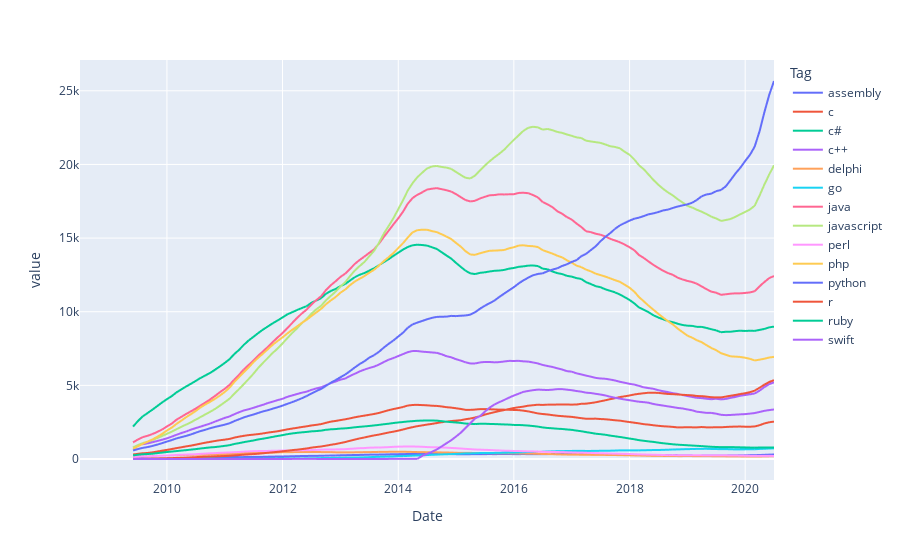

Here is the notebook cell this chart was saved with:
### Code cell
px.line(df.rolling(12).mean())

### Figure 1 — Plotly figure (JSON) as saved in the notebook; plotly's stock layout.template omitted (floating-point values rounded to 4 significant figures; data arrays with more than 128 entries replaced by an {"elided": "..."} marker saying what was removed)
{"data": [{"hovertemplate": "Tag=assembly<br>Date=%{x}<br>value=%{y}<extra></extra>", "legendgroup": "assembly", "line": {"color": "#636efa", "dash": "solid"}, "marker": {"symbol": "circle"}, "mode": "lines", "name": "assembly", "showlegend": true, "type": "scattergl", "x": {"elided": "145 str values"}, "xaxis": "x", "y": {"elided": "145 float values"}, "yaxis": "y"}, {"hovertemplate": "Tag=c<br>Date=%{x}<br>value=%{y}<extra></extra>", "legendgroup": "c", "line": {"color": "#EF553B", "dash": "solid"}, "marker": {"symbol": "circle"}, "mode": "lines", "name": "c", "showlegend": true, "type": "scattergl", "x": {"elided": "145 str values"}, "xaxis": "x", "y": {"elided": "145 float values"}, "yaxis": "y"}, {"hovertemplate": "Tag=c#<br>Date=%{x}<br>value=%{y}<extra></extra>", "legendgroup": "c#", "line": {"color": "#00cc96", "dash": "solid"}, "marker": {"symbol": "circle"}, "mode": "lines", "name": "c#", "showlegend": true, "type": "scattergl", "x": {"elided": "145 str values"}, "xaxis": "x", "y": {"elided": "145 float values"}, "yaxis": "y"}, {"hovertemplate": "Tag=c++<br>Date=%{x}<br>value=%{y}<extra></extra>", "legendgroup": "c++", "line": {"color": "#ab63fa", "dash": "solid"}, "marker": {"symbol": "circle"}, "mode": "lines", "name": "c++", "showlegend": true, "type": "scattergl", "x": {"elided": "145 str values"}, "xaxis": "x", "y": {"elided": "145 float values"}, "yaxis": "y"}, {"hovertemplate": "Tag=delphi<br>Date=%{x}<br>value=%{y}<extra></extra>", "legendgroup": "delphi", "line": {"color": "#FFA15A", "dash": "solid"}, "marker": {"symbol": "circle"}, "mode": "lines", "name": "delphi", "showlegend": true, "type": "scattergl", "x": {"elided": "145 str values"}, "xaxis": "x", "y": {"elided": "145 float values"}, "yaxis": "y"}, {"hovertemplate": "Tag=go<br>Date=%{x}<br>value=%{y}<extra></extra>", "legendgroup": "go", "line": {"color": "#19d3f3", "dash": "solid"}, "marker": {"symbol": "circle"}, "mode": "lines", "name": "go", "showlegend": true, "type": "scattergl", "x": {"elided": "145 str values"}, "xaxis": "x", "y": {"elided": "145 float values"}, "yaxis": "y"}, {"hovertemplate": "Tag=java<br>Date=%{x}<br>value=%{y}<extra></extra>", "legendgroup": "java", "line": {"color": "#FF6692", "dash": "solid"}, "marker": {"symbol": "circle"}, "mode": "lines", "name": "java", "showlegend": true, "type": "scattergl", "x": {"elided": "145 str values"}, "xaxis": "x", "y": {"elided": "145 float values"}, "yaxis": "y"}, {"hovertemplate": "Tag=javascript<br>Date=%{x}<br>value=%{y}<extra></extra>", "legendgroup": "javascript", "line": {"color": "#B6E880", "dash": "solid"}, "marker": {"symbol": "circle"}, "mode": "lines", "name": "javascript", "showlegend": true, "type": "scattergl", "x": {"elided": "145 str values"}, "xaxis": "x", "y": {"elided": "145 float values"}, "yaxis": "y"}, {"hovertemplate": "Tag=perl<br>Date=%{x}<br>value=%{y}<extra></extra>", "legendgroup": "perl", "line": {"color": "#FF97FF", "dash": "solid"}, "marker": {"symbol": "circle"}, "mode": "lines", "name": "perl", "showlegend": true, "type": "scattergl", "x": {"elided": "145 str values"}, "xaxis": "x", "y": {"elided": "145 float values"}, "yaxis": "y"}, {"hovertemplate": "Tag=php<br>Date=%{x}<br>value=%{y}<extra></extra>", "legendgroup": "php", "line": {"color": "#FECB52", "dash": "solid"}, "marker": {"symbol": "circle"}, "mode": "lines", "name": "php", "showlegend": true, "type": "scattergl", "x": {"elided": "145 str values"}, "xaxis": "x", "y": {"elided": "145 float values"}, "yaxis": "y"}, {"hovertemplate": "Tag=python<br>Date=%{x}<br>value=%{y}<extra></extra>", "legendgroup": "python", "line": {"color": "#636efa", "dash": "solid"}, "marker": {"symbol": "circle"}, "mode": "lines", "name": "python", "showlegend": true, "type": "scattergl", "x": {"elided": "145 str values"}, "xaxis": "x", "y": {"elided": "145 float values"}, "yaxis": "y"}, {"hovertemplate": "Tag=r<br>Date=%{x}<br>value=%{y}<extra></extra>", "legendgroup": "r", "line": {"color": "#EF553B", "dash": "solid"}, "marker": {"symbol": "circle"}, "mode": "lines", "name": "r", "showlegend": true, "type": "scattergl", "x": {"elided": "145 str values"}, "xaxis": "x", "y": {"elided": "145 float values"}, "yaxis": "y"}, {"hovertemplate": "Tag=ruby<br>Date=%{x}<br>value=%{y}<extra></extra>", "legendgroup": "ruby", "line": {"color": "#00cc96", "dash": "solid"}, "marker": {"symbol": "circle"}, "mode": "lines", "name": "ruby", "showlegend": true, "type": "scattergl", "x": {"elided": "145 str values"}, "xaxis": "x", "y": {"elided": "145 float values"}, "yaxis": "y"}, {"hovertemplate": "Tag=swift<br>Date=%{x}<br>value=%{y}<extra></extra>", "legendgroup": "swift", "line": {"color": "#ab63fa", "dash": "solid"}, "marker": {"symbol": "circle"}, "mode": "lines", "name": "swift", "showlegend": true, "type": "scattergl", "x": {"elided": "145 str values"}, "xaxis": "x", "y": {"elided": "145 float values"}, "yaxis": "y"}], "layout": {"legend": {"title": {"text": "Tag"}, "tracegroupgap": 0}, "margin": {"t": 60}, "xaxis": {"anchor": "y", "domain": [0, 1], "title": {"text": "Date"}}, "yaxis": {"anchor": "x", "domain": [0, 1], "title": {"text": "value"}}}}
